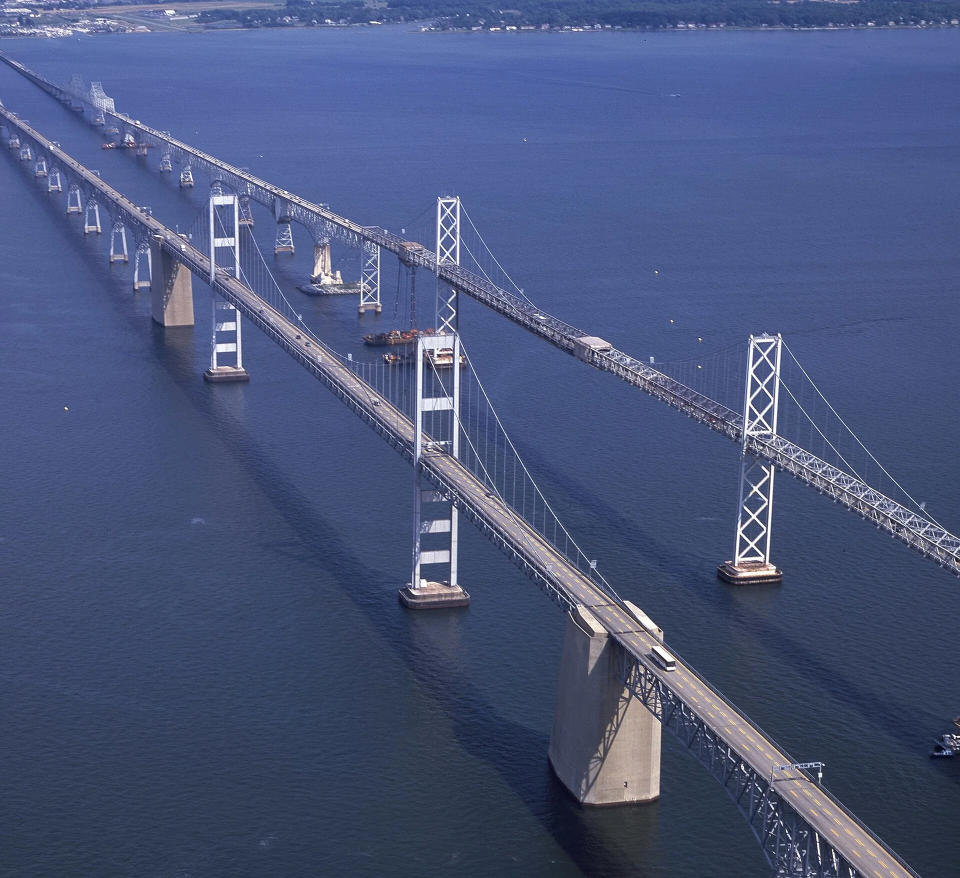
#> input picture content/source/chesapeake-bay-bridge-1920.webp, 1920 x 1756 px (shown at 1/2 size)
$ python grade-photo.py
#> lines starting #> are read from the running program, lines starting #| are printed output that depends on the picture
"""Colour-grade the Bay Bridge photograph for the cinematic homepage film.

The grade is a bright, slightly muted daylight base. The homepage tints it to the
current Maryland time of day (dawn, day, golden hour, dusk, night) with CSS overlays.

The ungraded master is content/source/chesapeake-bay-bridge-1920.webp (public-domain
Library of Congress photograph, see PHOTO-CREDIT.md). The grade is baked into the
files so the browser needs no filters or blend modes while the camera moves.
Run: python3 scripts/grade-photo.py
"""
from pathlib import Path
import numpy as np
from PIL import Image

root = Path(__file__).resolve().parents[1]
assets = root / 'public' / 'assets'
rgb = np.asarray(Image.open(root / 'content' / 'source' / 'chesapeake-bay-bridge-1920.webp').convert('RGB'), dtype=np.float32) / 255
W = np.array([0.2126, 0.7152, 0.0722], dtype=np.float32)


def luma(a):
    return (a * W).sum(axis=2, keepdims=True)
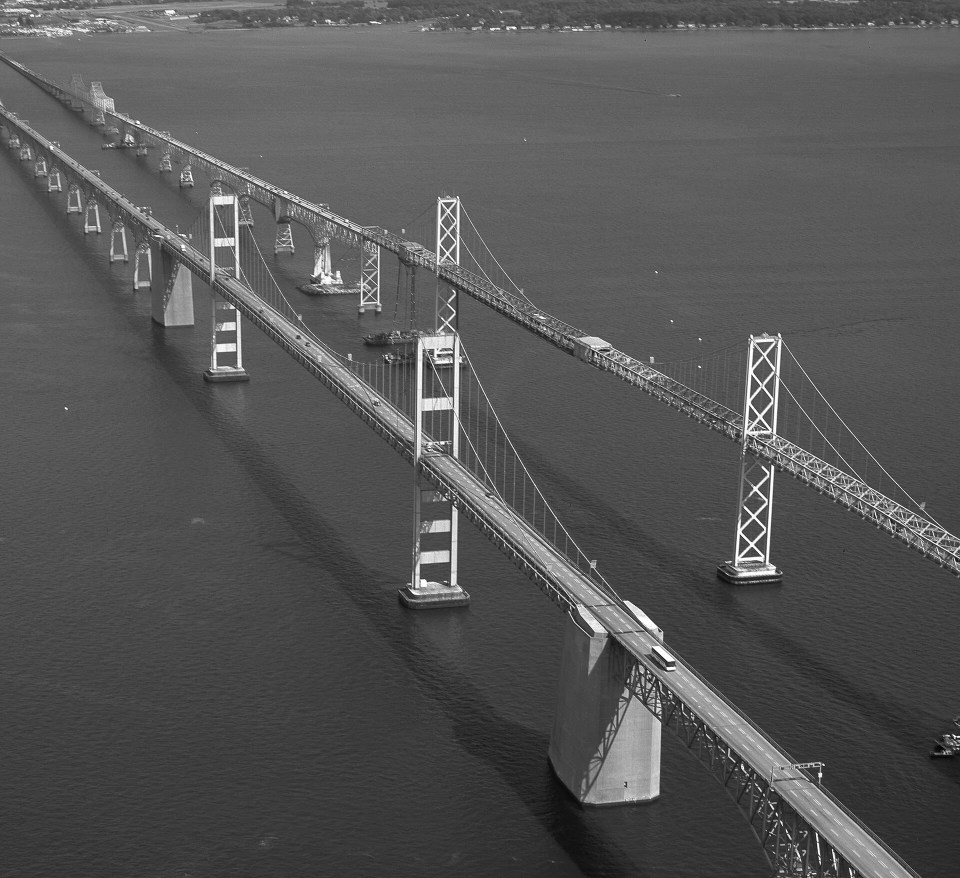
#> returned value: shape (1756, 1920, 1) float32 (shown at 1/2 size); min 0.00142, max 1, mean 0.336


# 1. Mute the saturated blue and pull it toward a cooler teal-slate.
y = luma(rgb)
a = y + (rgb - y) * 0.66
a = a * np.array([0.90, 1.00, 1.03], dtype=np.float32)
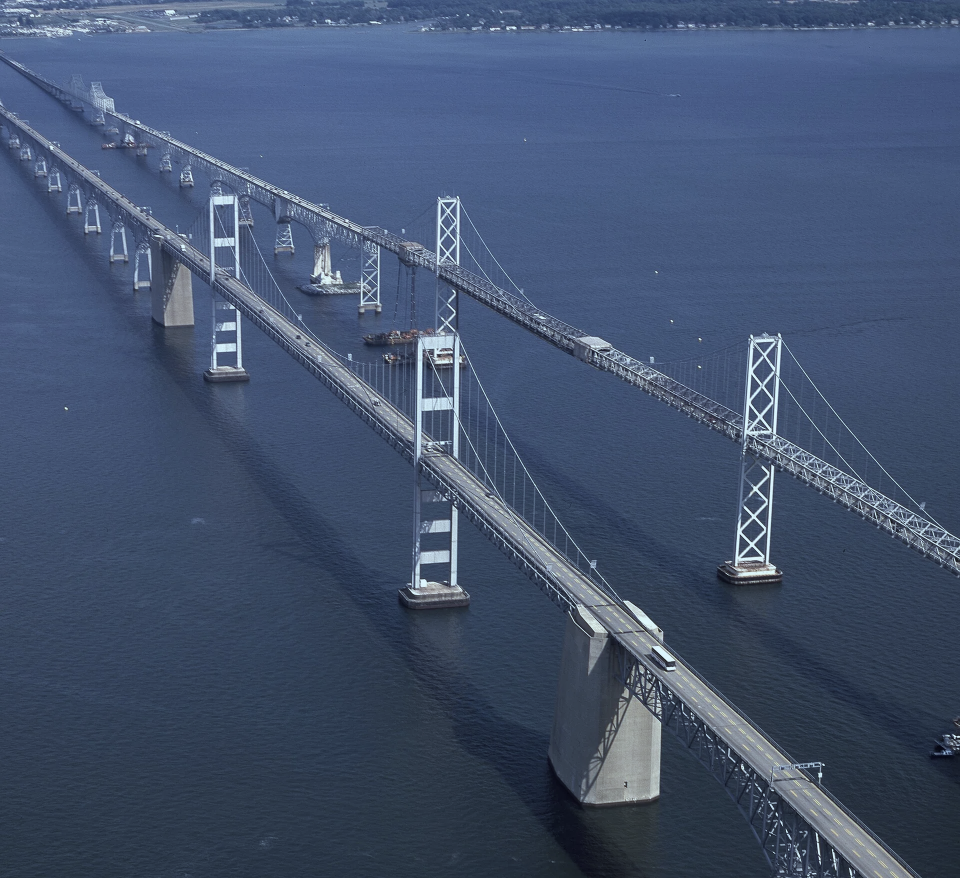
#> a: shape (1756, 1920, 3) float32 (shown at 1/2 size); mean R, G, B 0.274, 0.337, 0.446; drawn with min black and max white

# 2. Darker mids with a firm S-curve: moody water, bright steel.
a = np.clip(a, 0, 1) ** 1.12
s = a * a * (3 - 2 * a)
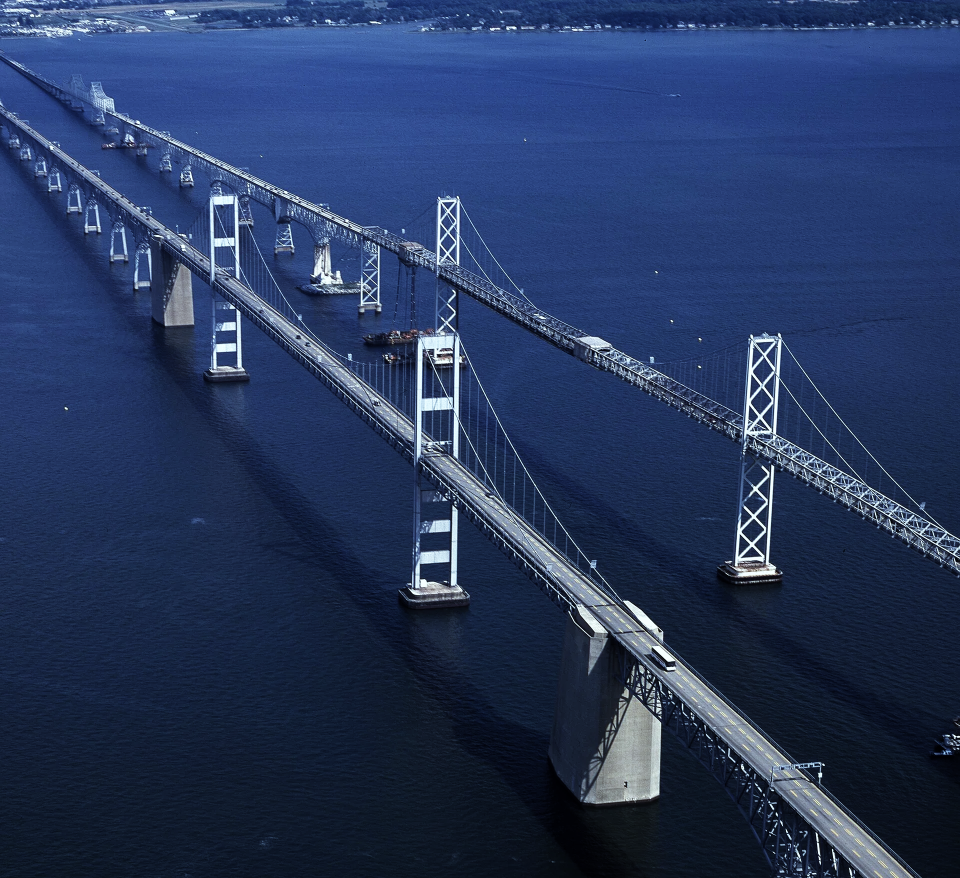
#> s: shape (1756, 1920, 3) float32 (shown at 1/2 size); mean R, G, B 0.155, 0.222, 0.368
a = a * 0.55 + s * 0.45

# 3. Split tone: navy in the shadows, warm daylight in the highlights.
y = luma(a)
#> in luma (call 2), `return (a * W).sum(axis=2, keepdims=True)`:
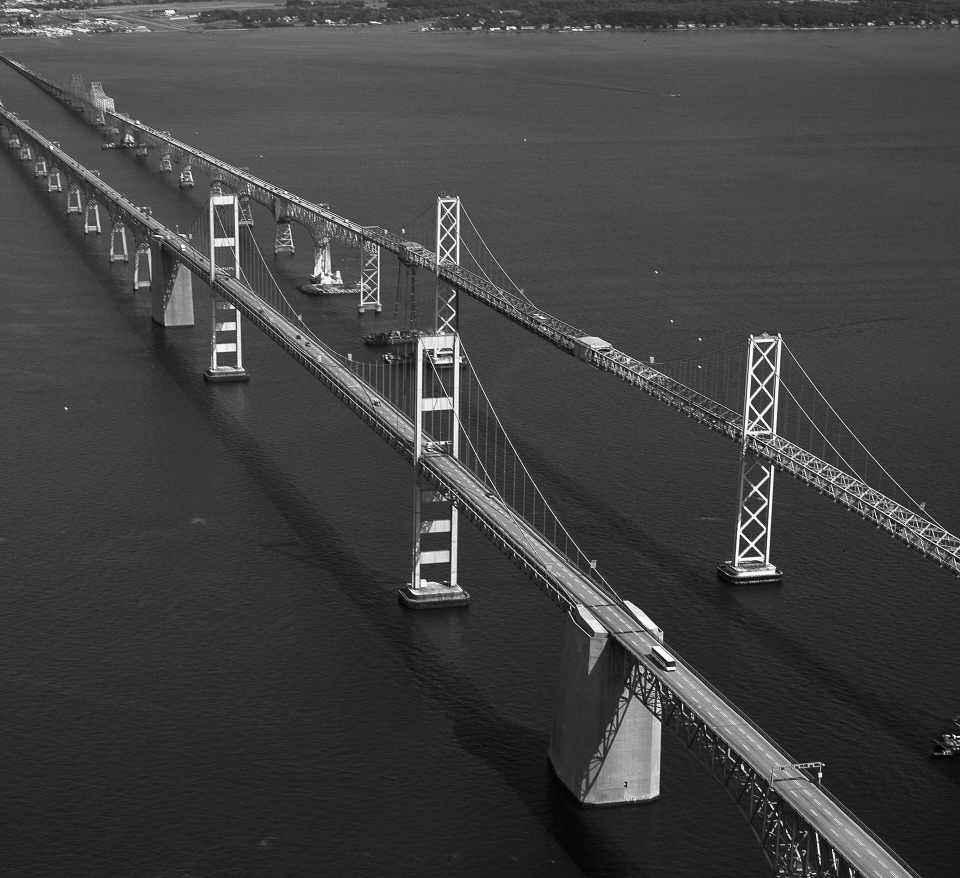
#> returned value: shape (1756, 1920, 1) float32 (shown at 1/2 size); min 0.000431, max 0.984, mean 0.259
navy = np.array([0.012, 0.050, 0.078], dtype=np.float32)
warm = np.array([1.00, 0.90, 0.74], dtype=np.float32)
a = a + (1 - y) ** 2.2 * navy * 0.6
a = a * (1 - y ** 2.5 * 0.22) + a * warm * y ** 2.5 * 0.22
a = np.clip(a, 0, 1)

graded = Image.fromarray((a * 255 + 0.5).astype(np.uint8))
graded.save(assets / 'bay-bridge-film-1920.webp', quality=80, method=6)
graded.resize((960, round(960 * graded.height / graded.width)), Image.LANCZOS).save(
    assets / 'bay-bridge-film-960.webp', quality=80, method=6)
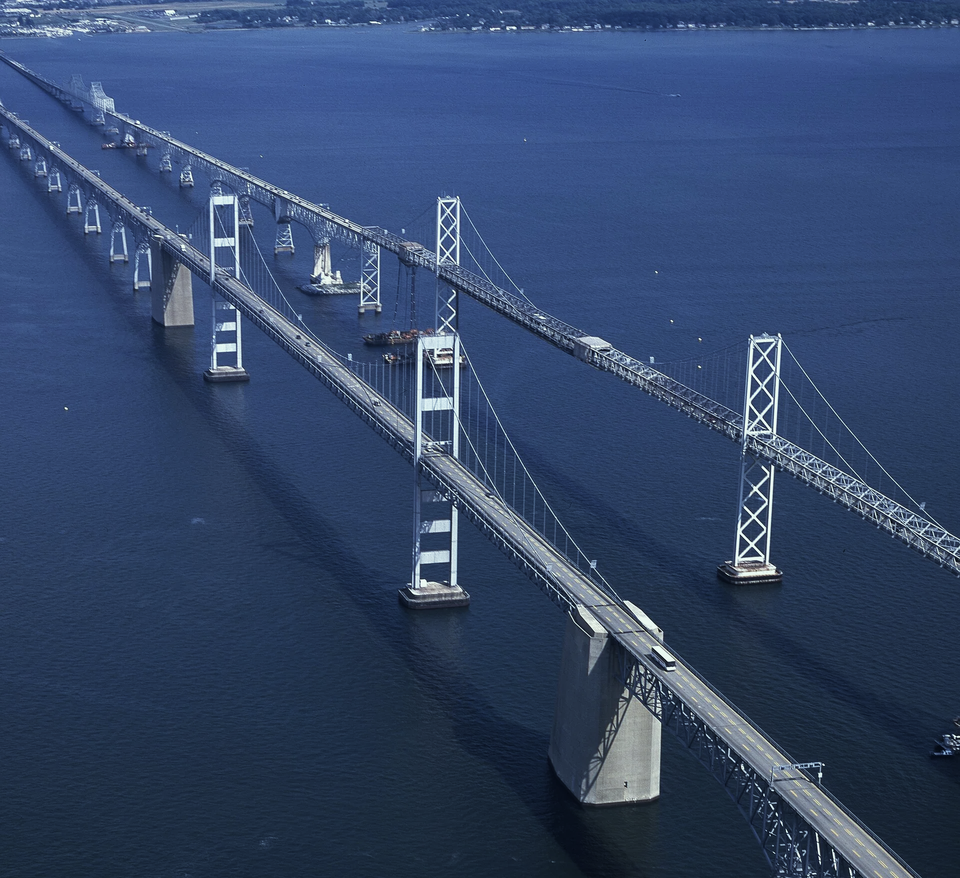
#> saved as bay-bridge-film-960.webp: PIL image 960x878 RGB; mean R, G, B 52, 71, 105.3
print('wrote bay-bridge-film-1920.webp and bay-bridge-film-960.webp')
